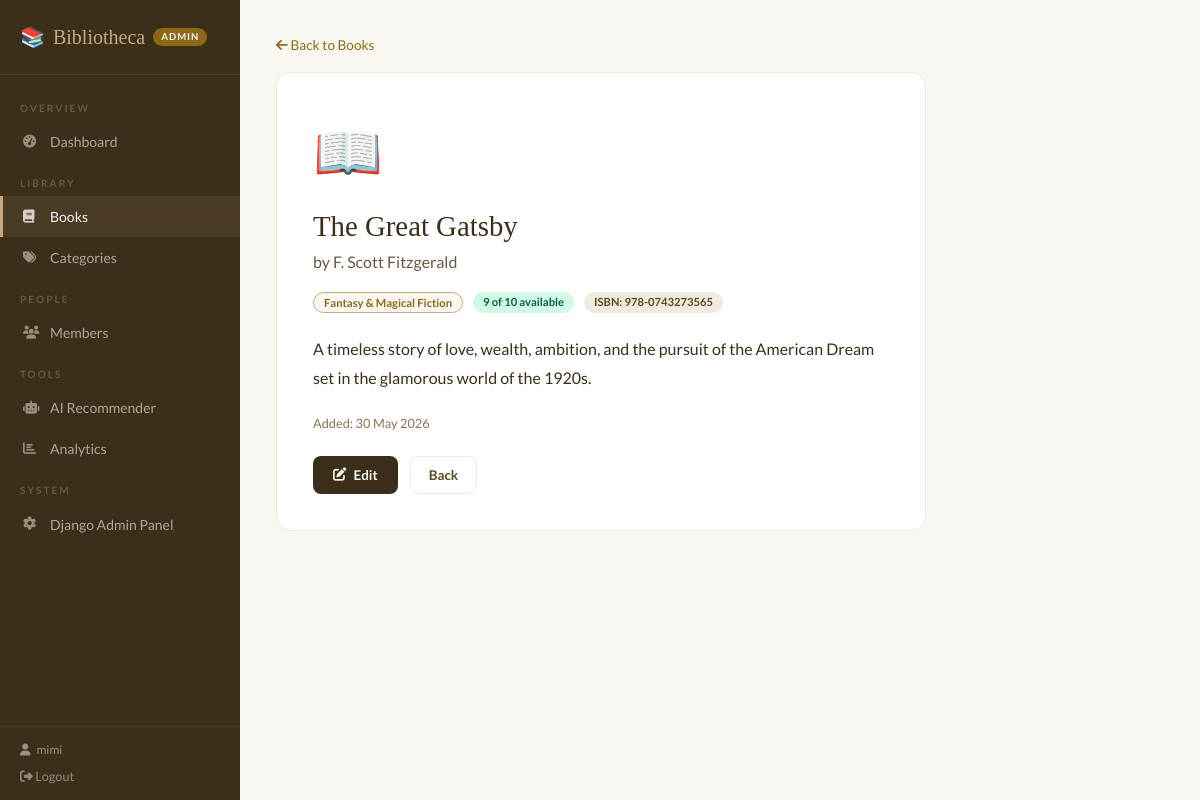
Page /books/4/ (signed in) on the committed database.
### library/models.py (models this page shows, shortened)
class Book(models.Model):
    title = models.CharField(max_length=200)
    author = models.CharField(max_length=200, blank=True)
    category = models.ForeignKey(Category, on_delete=models.SET_NULL, null=True, blank=True, related_name='books')
    isbn = models.CharField(max_length=20, blank=True)
    total_copies = models.IntegerField(default=1)
    available_copies = models.IntegerField(default=1)
    description = models.TextField(blank=True)
    added_date = models.DateField(auto_now_add=True)
    @property
    def is_available(self):
        return self.available_copies > 0

class Category(models.Model):
    name = models.CharField(max_length=100)
    description = models.TextField(blank=True)
    class Meta:
        verbose_name_plural = "Categories"
        ordering = ['name']

### library/views.py (the view)
# urls.py: path('books/<int:pk>/', views.book_detail, name='book_detail'),
@login_required
def book_detail(request, pk):
    if not is_admin(request.user): return redirect('member_dashboard')
    book = get_object_or_404(Book, pk=pk)
    return render(request, 'library/book_detail.html', {'book': book})

### library/views.py (called while the page is built)
def is_admin(user):
    return user.is_staff or user.is_superuser

### templates/library/book_detail.html (shortened to what this page needs)
{% extends 'library/base.html' %}
{% block content %}
<div style="margin-bottom:16px;"><a href="{% url 'book_list' %}" style="color:var(--brown);text-decoration:none;font-size:0.85rem;"><i class="fas fa-arrow-left"></i> Back to Books</a></div>
<div style="background:white;border:1px solid var(--cream-dark);border-radius:14px;padding:36px;max-width:650px;">
    <div style="font-size:3.5rem;margin-bottom:16px;">📖</div>
    <h1 style="font-family:'Playfair Display',serif;font-size:1.8rem;color:var(--brown-deep);margin-bottom:6px;">{{ book.title }}</h1>
    <p style="color:#6B5740;font-size:1rem;margin-bottom:18px;">by {{ book.author }}</p>
    <div style="display:flex;gap:10px;margin-bottom:22px;flex-wrap:wrap;">
        {% if book.category %}<span class="badge" style="background:var(--cream);color:var(--brown);border:1px solid var(--brown-light);">{{ book.category.name }}</span>{% endif %}
        {% if book.is_available %}<span class="badge badge-available">{{ book.available_copies }} of {{ book.total_copies }} available</span>
        {% else %}<span class="badge badge-unavailable">Not available</span>{% endif %}
        {% if book.isbn %}<span class="badge" style="background:var(--cream-dark);color:var(--brown-dark);">ISBN: {{ book.isbn }}</span>{% endif %}
    </div>
    {% if book.description %}<p style="color:var(--brown-deep);line-height:1.8;margin-bottom:22px;">{{ book.description }}</p>{% endif %}
    <p style="font-size:0.8rem;color:#8B7355;">Added: {{ book.added_date|date:"d M Y" }}</p>
    {% if request.user.is_staff %}
    <div style="margin-top:22px;display:flex;gap:12px;">
        <a href="{% url 'book_edit' book.pk %}" class="btn-brown"><i class="fas fa-edit"></i> Edit</a>
        <a href="{% url 'book_list' %}" class="btn-outline">Back</a>
    </div>
    {% endif %}
</div>
{% endblock %}

### templates/library/base.html (shortened to what this page needs)
<!DOCTYPE html>
<html lang="en">
<head>
    <link href="https://cdn.jsdelivr.net/npm/bootstrap@5.3.2/dist/css/bootstrap.min.css" rel="stylesheet">
    <link href="https://cdnjs.cloudflare.com/ajax/libs/font-awesome/6.4.0/css/all.min.css" rel="stylesheet">
</head>
<body>
<div class="sidebar">
    <div class="sidebar-brand">
        <a href="{% if request.user.is_staff %}{% url 'admin_dashboard' %}{% else %}{% url 'member_dashboard' %}{% endif %}">
            <span>📚</span> Bibliotheca
            {% if request.user.is_staff %}<span class="sidebar-badge">Admin</span>
            {% else %}<span class="sidebar-badge">Member</span>{% endif %}
        </a>
    </div>
    <nav class="sidebar-nav">
        {% if request.user.is_staff %}
        <div class="nav-sec">Overview</div>
        <a href="{% url 'admin_dashboard' %}" {% if request.resolver_match.url_name == 'admin_dashboard' %}class="active"{% endif %}><i class="fas fa-tachometer-alt"></i> Dashboard</a>
        <div class="nav-sec">Library</div>
        <a href="{% url 'book_list' %}" {% if 'book' in request.resolver_match.url_name %}class="active"{% endif %}><i class="fas fa-book"></i> Books</a>
        <a href="{% url 'category_list' %}" {% if request.resolver_match.url_name == 'category_list' %}class="active"{% endif %}><i class="fas fa-tags"></i> Categories</a>
        <div class="nav-sec">People</div>
        <a href="{% url 'member_list' %}" {% if request.resolver_match.url_name == 'member_list' %}class="active"{% endif %}><i class="fas fa-users"></i> Members</a>
        <div class="nav-sec">Tools</div>
        <a href="{% url 'ai_recommender' %}" {% if request.resolver_match.url_name == 'ai_recommender' %}class="active"{% endif %}><i class="fas fa-robot"></i> AI Recommender</a>
        <a href="{% url 'analytics' %}" {% if request.resolver_match.url_name == 'analytics' %}class="active"{% endif %}><i class="fas fa-chart-bar"></i> Analytics</a>
        <div class="nav-sec">System</div>
        <a href="/admin" target="_blank"><i class="fas fa-cog"></i> Django Admin Panel</a>
        {% endif %}
    </nav>
    <div class="sidebar-user">
        <span><i class="fas fa-user" style="margin-right:6px;"></i>{{ request.user.username }}</span>
        <a href="{% url 'logout' %}" style="color:rgba(250,247,242,0.45);text-decoration:none;font-size:0.8rem;transition:color 0.15s;" onmouseover="this.style.color='var(--cream)'" onmouseout="this.style.color='rgba(250,247,242,0.45)'">
            <i class="fas fa-sign-out-alt"></i> Logout
        </a>
    </div>
</div>
<div class="main-content">
    {% block content %}{% endblock %}
</div>
</body>
</html>

### templates/library/base.html (style rules this page uses)
:root { --cream:#FAF7F2;--cream-dark:#F0EAE0;--brown-light:#C8A882;--brown:#8B6914;--brown-dark:#5C4A1E;--brown-deep:#3B2F1A; }
* { margin:0;padding:0;box-sizing:border-box; }
body { font-family:'Lato',sans-serif;background:var(--cream);color:var(--brown-deep); }
.sidebar { width:240px;min-height:100vh;background:var(--brown-deep);position:fixed;left:0;top:0;display:flex;flex-direction:column;z-index:100; }
.sidebar-brand { padding:22px 20px;border-bottom:1px solid rgba(200,168,130,0.15); }
.sidebar-brand a { font-family:'Playfair Display',serif;color:var(--brown-light);font-size:1.25rem;text-decoration:none;display:flex;align-items:center;gap:8px; }
.sidebar-badge { font-size:0.6rem;background:var(--brown);color:var(--cream);padding:2px 8px;border-radius:20px;font-family:'Lato',sans-serif;font-weight:700;letter-spacing:1px;text-transform:uppercase; }
.sidebar-nav { padding:12px 0;flex:1; }
.nav-sec { padding:14px 20px 5px;font-size:0.63rem;font-weight:700;letter-spacing:2px;text-transform:uppercase;color:rgba(200,168,130,0.35); }
.sidebar-nav a { display:flex;align-items:center;gap:11px;padding:10px 20px;color:rgba(250,247,242,0.6);text-decoration:none;font-size:0.875rem;transition:all 0.15s;border-left:3px solid transparent; }
.sidebar-nav a:hover,.sidebar-nav a.active { color:var(--cream);background:rgba(200,168,130,0.1);border-left-color:var(--brown-light); }
.sidebar-nav a i { width:16px;font-size:0.82rem;opacity:0.8; }
.sidebar-user { padding:14px 20px;border-top:1px solid rgba(200,168,130,0.12);display:flex;flex-direction:column;gap:8px; }
.sidebar-user span { color:rgba(250,247,242,0.5);font-size:0.75rem; }
.main-content { margin-left:240px;min-height:100vh;padding:32px 36px; }
.badge { padding:4px 10px;border-radius:20px;font-size:0.7rem;font-weight:700;display:inline-block; }
.badge-available { background:#d1fae5;color:#065f46; }
.btn-brown { background:var(--brown-deep);color:var(--cream);border:none;padding:9px 20px;border-radius:8px;font-size:0.84rem;font-weight:700;cursor:pointer;text-decoration:none;display:inline-flex;align-items:center;gap:7px;transition:all 0.15s; }
.btn-outline { background:transparent;color:var(--brown-dark);border:1.5px solid var(--cream-dark);padding:8px 18px;border-radius:8px;font-size:0.84rem;font-weight:700;cursor:pointer;text-decoration:none;display:inline-flex;align-items:center;gap:7px;transition:all 0.15s; }

### rows in the picture
Book: title "The Great Gatsby", author "F. Scott Fitzgerald", category.name "Fantasy & Magical Fiction", available_copies "9", total_copies "10", isbn "978-0743273565", description "A timeless story of love, wealth, ambition, and the pursuit of the American Dream set in the glamorous world of the 1920s.", added_date "30 May 2026"

### other values in the picture
{{ request.user.username }} "mimi"
